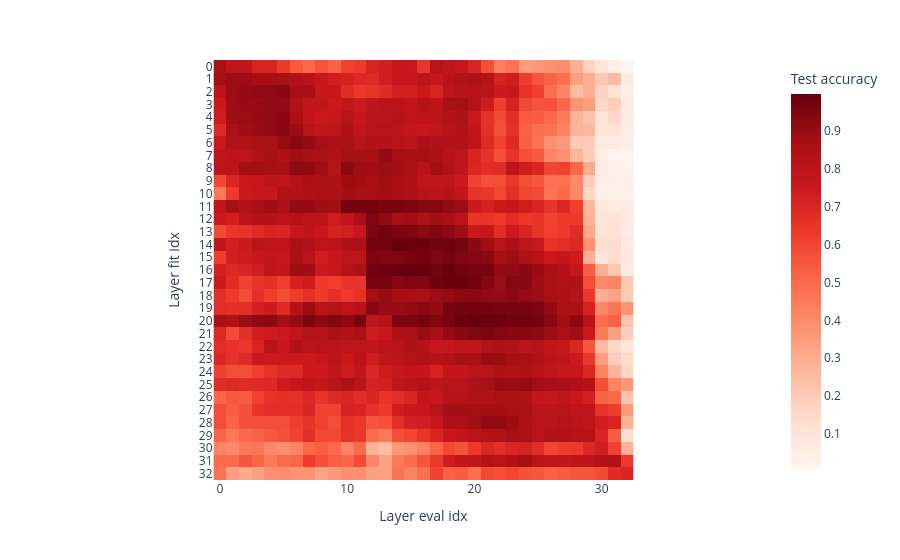

Source (notebook cell):
### Code cell
test_accuracies_l2 = torch.zeros((len(probes_l2), len(test_hidden_states))) - float("nan")
for probe_idx, probe in enumerate(probes_l2.values()):
    probe.eval()
    for layer_idx in range(len(test_hidden_states)):
        with torch.no_grad():
            test_logits = probe(test_hidden_states[layer_idx].float().to(device), holdout_eval_tokens=False)
            test_accuracy = (test_logits.argmax(dim=-1) == test_labels).float().mean().item()
        test_accuracies_l2[probe_idx, layer_idx] = test_accuracy

plotly.express.imshow(
    test_accuracies_l2,
    labels={"y": "Layer fit idx", "x": "Layer eval idx", "color": "Test accuracy"},
    color_continuous_scale="Reds"
).update_layout(
    yaxis=dict(tickvals=list(range(len(probes_l2))), ticktext=list(probes_l2.keys()))
)

### Figure 1 — Plotly figure (JSON) as saved in the notebook; plotly's stock layout.template omitted (floating-point values rounded to 4 significant figures; data arrays with more than 128 entries replaced by an {"elided": "..."} marker saying what was removed)
{"data": [{"coloraxis": "coloraxis", "hovertemplate": "Layer eval idx: %{x}<br>Layer fit idx: %{y}<br>Test accuracy: %{z}<extra></extra>", "name": "0", "type": "heatmap", "xaxis": "x", "yaxis": "y", "z": {"elided": "33x33 float values"}}], "layout": {"coloraxis": {"colorbar": {"title": {"text": "Test accuracy"}}, "colorscale": [[0.0, "rgb(255,245,240)"], [0.125, "rgb(254,224,210)"], [0.25, "rgb(252,187,161)"], [0.375, "rgb(252,146,114)"], [0.5, "rgb(251,106,74)"], [0.625, "rgb(239,59,44)"], [0.75, "rgb(203,24,29)"], [0.875, "rgb(165,15,21)"], [1.0, "rgb(103,0,13)"]]}, "margin": {"t": 60}, "xaxis": {"anchor": "y", "constrain": "domain", "domain": [0.0, 1.0], "scaleanchor": "y", "title": {"text": "Layer eval idx"}}, "yaxis": {"anchor": "x", "autorange": "reversed", "constrain": "domain", "domain": [0.0, 1.0], "ticktext": [0, 1, 2, 3, 4, 5, 6, 7, 8, 9, 10, 11, 12, 13, 14, 15, 16, 17, 18, 19, 20, 21, 22, 23, 24, 25, 26, 27, 28, 29, 30, 31, 32], "tickvals": [0, 1, 2, 3, 4, 5, 6, 7, 8, 9, 10, 11, 12, 13, 14, 15, 16, 17, 18, 19, 20, 21, 22, 23, 24, 25, 26, 27, 28, 29, 30, 31, 32], "title": {"text": "Layer fit idx"}}}}
